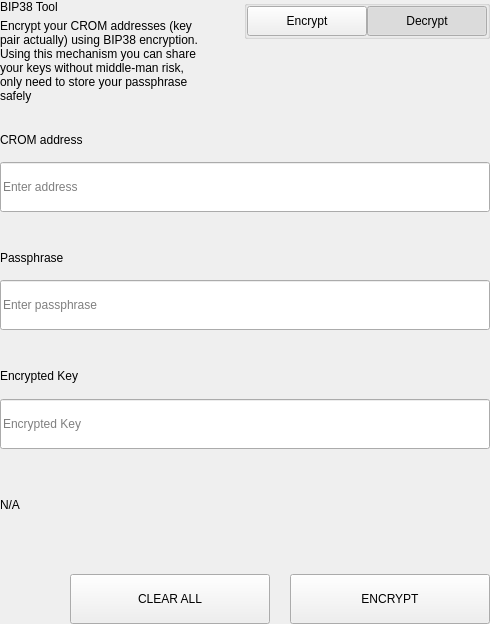
<?xml version="1.0" encoding="UTF-8"?>
<ui version="4.0">
 <class>SettingsBitToolWidget</class>
 <widget class="QWidget" name="SettingsBitToolWidget">
  <property name="geometry">
   <rect>
    <x>0</x>
    <y>0</y>
    <width>490</width>
    <height>624</height>
   </rect>
  </property>
  <property name="windowTitle">
   <string>Form</string>
  </property>
  <layout class="QVBoxLayout" name="verticalLayout">
   <property name="spacing">
    <number>0</number>
   </property>
   <property name="leftMargin">
    <number>0</number>
   </property>
   <property name="topMargin">
    <number>0</number>
   </property>
   <property name="rightMargin">
    <number>0</number>
   </property>
   <property name="bottomMargin">
    <number>0</number>
   </property>
   <item>
    <widget class="QWidget" name="left" native="true">
     <layout class="QVBoxLayout" name="verticalLayout_3">
      <property name="leftMargin">
       <number>0</number>
      </property>
      <property name="topMargin">
       <number>0</number>
      </property>
      <property name="rightMargin">
       <number>0</number>
      </property>
      <property name="bottomMargin">
       <number>0</number>
      </property>
      <item>
       <layout class="QVBoxLayout" name="verticalLayout_2">
        <property name="spacing">
         <number>0</number>
        </property>
        <item>
         <layout class="QHBoxLayout" name="horizontalLayout_3" stretch="3,1">
          <property name="spacing">
           <number>40</number>
          </property>
          <item>
           <layout class="QVBoxLayout" name="verticalLayoutTitle">
            <property name="spacing">
             <number>5</number>
            </property>
            <item>
             <widget class="QLabel" name="labelTitle">
              <property name="text">
               <string>BIP38 Tool</string>
              </property>
             </widget>
            </item>
            <item>
             <widget class="QLabel" name="labelSubtitle1">
              <property name="text">
               <string>Encrypt your CROM addresses (key pair actually) using BIP38 encryption.
Using this mechanism you can share your keys without middle-man risk, only need to store your passphrase safely</string>
              </property>
              <property name="wordWrap">
               <bool>true</bool>
              </property>
             </widget>
            </item>
           </layout>
          </item>
          <item alignment="Qt::AlignTop">
           <widget class="QGroupBox" name="groupBox">
            <property name="title">
             <string/>
            </property>
            <property name="alignment">
             <set>Qt::AlignLeading|Qt::AlignLeft|Qt::AlignTop</set>
            </property>
            <layout class="QHBoxLayout" name="horizontalLayout_4">
             <property name="spacing">
              <number>0</number>
             </property>
             <property name="leftMargin">
              <number>0</number>
             </property>
             <property name="topMargin">
              <number>0</number>
             </property>
             <property name="rightMargin">
              <number>0</number>
             </property>
             <property name="bottomMargin">
              <number>0</number>
             </property>
             <item>
              <spacer name="horizontalSpacer">
               <property name="orientation">
                <enum>Qt::Horizontal</enum>
               </property>
               <property name="sizeHint" stdset="0">
                <size>
                 <width>40</width>
                 <height>20</height>
                </size>
               </property>
              </spacer>
             </item>
             <item>
              <widget class="QPushButton" name="pushLeft">
               <property name="minimumSize">
                <size>
                 <width>120</width>
                 <height>30</height>
                </size>
               </property>
               <property name="maximumSize">
                <size>
                 <width>120</width>
                 <height>30</height>
                </size>
               </property>
               <property name="focusPolicy">
                <enum>Qt::NoFocus</enum>
               </property>
               <property name="text">
                <string>Encrypt</string>
               </property>
               <property name="checkable">
                <bool>true</bool>
               </property>
               <property name="autoExclusive">
                <bool>true</bool>
               </property>
              </widget>
             </item>
             <item>
              <widget class="QPushButton" name="pushRight">
               <property name="minimumSize">
                <size>
                 <width>120</width>
                 <height>30</height>
                </size>
               </property>
               <property name="maximumSize">
                <size>
                 <width>120</width>
                 <height>30</height>
                </size>
               </property>
               <property name="focusPolicy">
                <enum>Qt::NoFocus</enum>
               </property>
               <property name="text">
                <string>Decrypt</string>
               </property>
               <property name="checkable">
                <bool>true</bool>
               </property>
               <property name="checked">
                <bool>true</bool>
               </property>
               <property name="autoExclusive">
                <bool>true</bool>
               </property>
              </widget>
             </item>
            </layout>
           </widget>
          </item>
         </layout>
        </item>
        <item>
         <widget class="QStackedWidget" name="stackedWidget">
          <property name="currentIndex">
           <number>1</number>
          </property>
          <widget class="QWidget" name="pageDecrypt">
           <layout class="QVBoxLayout" name="verticalLayout_5">
            <property name="spacing">
             <number>0</number>
            </property>
            <property name="leftMargin">
             <number>0</number>
            </property>
            <property name="topMargin">
             <number>0</number>
            </property>
            <property name="rightMargin">
             <number>0</number>
            </property>
            <property name="bottomMargin">
             <number>0</number>
            </property>
            <item>
             <widget class="QWidget" name="widget" native="true">
              <property name="minimumSize">
               <size>
                <width>0</width>
                <height>100</height>
               </size>
              </property>
              <layout class="QVBoxLayout" name="verticalLayout_4">
               <property name="spacing">
                <number>0</number>
               </property>
               <property name="leftMargin">
                <number>0</number>
               </property>
               <property name="topMargin">
                <number>0</number>
               </property>
               <property name="rightMargin">
                <number>0</number>
               </property>
               <property name="bottomMargin">
                <number>0</number>
               </property>
               <item>
                <spacer name="verticalSpacer_2">
                 <property name="orientation">
                  <enum>Qt::Vertical</enum>
                 </property>
                 <property name="sizeType">
                  <enum>QSizePolicy::Fixed</enum>
                 </property>
                 <property name="sizeHint" stdset="0">
                  <size>
                   <width>20</width>
                   <height>20</height>
                  </size>
                 </property>
                </spacer>
               </item>
               <item>
                <layout class="QHBoxLayout" name="horizontalLayout_6" stretch="2">
                 <property name="spacing">
                  <number>0</number>
                 </property>
                 <item>
                  <layout class="QVBoxLayout" name="verticalLayout_7">
                   <property name="spacing">
                    <number>9</number>
                   </property>
                   <item>
                    <widget class="QLabel" name="labelSubtitleKey">
                     <property name="minimumSize">
                      <size>
                       <width>0</width>
                       <height>20</height>
                      </size>
                     </property>
                     <property name="maximumSize">
                      <size>
                       <width>16777215</width>
                       <height>20</height>
                      </size>
                     </property>
                     <property name="text">
                      <string>Encrypted key</string>
                     </property>
                    </widget>
                   </item>
                   <item>
                    <widget class="QLineEdit" name="lineEditKey">
                     <property name="minimumSize">
                      <size>
                       <width>0</width>
                       <height>50</height>
                      </size>
                     </property>
                     <property name="maximumSize">
                      <size>
                       <width>16777215</width>
                       <height>50</height>
                      </size>
                     </property>
                     <property name="placeholderText">
                      <string>Enter a encrypted key</string>
                     </property>
                    </widget>
                   </item>
                  </layout>
                 </item>
                </layout>
               </item>
               <item>
                <spacer name="verticalSpacer_3">
                 <property name="orientation">
                  <enum>Qt::Vertical</enum>
                 </property>
                 <property name="sizeType">
                  <enum>QSizePolicy::Fixed</enum>
                 </property>
                 <property name="sizeHint" stdset="0">
                  <size>
                   <width>20</width>
                   <height>20</height>
                  </size>
                 </property>
                </spacer>
               </item>
               <item>
                <layout class="QVBoxLayout" name="verticalLayout_9">
                 <property name="spacing">
                  <number>9</number>
                 </property>
                 <item>
                  <widget class="QLabel" name="labelSubtitlePassphrase">
                   <property name="maximumSize">
                    <size>
                     <width>16777215</width>
                     <height>20</height>
                    </size>
                   </property>
                   <property name="text">
                    <string>Passphrase</string>
                   </property>
                  </widget>
                 </item>
                 <item>
                  <widget class="QLineEdit" name="lineEditPassphrase">
                   <property name="minimumSize">
                    <size>
                     <width>0</width>
                     <height>50</height>
                    </size>
                   </property>
                   <property name="maximumSize">
                    <size>
                     <width>16777215</width>
                     <height>50</height>
                    </size>
                   </property>
                   <property name="placeholderText">
                    <string>Enter a passphrase</string>
                   </property>
                  </widget>
                 </item>
                </layout>
               </item>
               <item>
                <spacer name="verticalSpacer_4">
                 <property name="orientation">
                  <enum>Qt::Vertical</enum>
                 </property>
                 <property name="sizeType">
                  <enum>QSizePolicy::Fixed</enum>
                 </property>
                 <property name="sizeHint" stdset="0">
                  <size>
                   <width>20</width>
                   <height>20</height>
                  </size>
                 </property>
                </spacer>
               </item>
               <item>
                <widget class="QWidget" name="widget_3" native="true">
                 <property name="sizePolicy">
                  <sizepolicy hsizetype="Preferred" vsizetype="Fixed">
                   <horstretch>0</horstretch>
                   <verstretch>0</verstretch>
                  </sizepolicy>
                 </property>
                 <layout class="QVBoxLayout" name="verticalLayout_10">
                  <property name="spacing">
                   <number>9</number>
                  </property>
                  <property name="leftMargin">
                   <number>0</number>
                  </property>
                  <property name="topMargin">
                   <number>0</number>
                  </property>
                  <property name="rightMargin">
                   <number>0</number>
                  </property>
                  <property name="bottomMargin">
                   <number>0</number>
                  </property>
                  <item>
                   <widget class="QLabel" name="labelSubtitleDecryptResult">
                    <property name="minimumSize">
                     <size>
                      <width>0</width>
                      <height>20</height>
                     </size>
                    </property>
                    <property name="maximumSize">
                     <size>
                      <width>16777215</width>
                      <height>20</height>
                     </size>
                    </property>
                    <property name="text">
                     <string>Decrypted address result</string>
                    </property>
                   </widget>
                  </item>
                  <item>
                   <widget class="QWidget" name="widget_4" native="true">
                    <layout class="QHBoxLayout" name="horizontalLayout" stretch="6,0,1">
                     <property name="spacing">
                      <number>0</number>
                     </property>
                     <property name="leftMargin">
                      <number>0</number>
                     </property>
                     <property name="topMargin">
                      <number>0</number>
                     </property>
                     <property name="rightMargin">
                      <number>0</number>
                     </property>
                     <property name="bottomMargin">
                      <number>0</number>
                     </property>
                     <item alignment="Qt::AlignVCenter">
                      <widget class="QLineEdit" name="lineEditDecryptResult">
                       <property name="minimumSize">
                        <size>
                         <width>0</width>
                         <height>50</height>
                        </size>
                       </property>
                       <property name="maximumSize">
                        <size>
                         <width>16777215</width>
                         <height>50</height>
                        </size>
                       </property>
                       <property name="placeholderText">
                        <string>Decrypted Address</string>
                       </property>
                      </widget>
                     </item>
                     <item>
                      <spacer name="horizontalSpacer_4">
                       <property name="orientation">
                        <enum>Qt::Horizontal</enum>
                       </property>
                       <property name="sizeType">
                        <enum>QSizePolicy::Fixed</enum>
                       </property>
                       <property name="sizeHint" stdset="0">
                        <size>
                         <width>20</width>
                         <height>50</height>
                        </size>
                       </property>
                      </spacer>
                     </item>
                     <item>
                      <widget class="QPushButton" name="pushButtonImport">
                       <property name="minimumSize">
                        <size>
                         <width>140</width>
                         <height>40</height>
                        </size>
                       </property>
                       <property name="text">
                        <string>Import Address</string>
                       </property>
                      </widget>
                     </item>
                    </layout>
                   </widget>
                  </item>
                 </layout>
                </widget>
               </item>
               <item>
                <widget class="QLabel" name="statusLabel_DEC">
                 <property name="maximumSize">
                  <size>
                   <width>16777215</width>
                   <height>40</height>
                  </size>
                 </property>
                 <property name="text">
                  <string/>
                 </property>
                </widget>
               </item>
               <item>
                <spacer name="verticalSpacer">
                 <property name="orientation">
                  <enum>Qt::Vertical</enum>
                 </property>
                 <property name="sizeType">
                  <enum>QSizePolicy::Preferred</enum>
                 </property>
                 <property name="sizeHint" stdset="0">
                  <size>
                   <width>20</width>
                   <height>20</height>
                  </size>
                 </property>
                </spacer>
               </item>
               <item>
                <layout class="QHBoxLayout" name="horizontalLayout_7">
                 <property name="spacing">
                  <number>0</number>
                 </property>
                 <item>
                  <spacer name="horizontalSpacer_5">
                   <property name="orientation">
                    <enum>Qt::Horizontal</enum>
                   </property>
                   <property name="sizeType">
                    <enum>QSizePolicy::Expanding</enum>
                   </property>
                   <property name="sizeHint" stdset="0">
                    <size>
                     <width>40</width>
                     <height>20</height>
                    </size>
                   </property>
                  </spacer>
                 </item>
                 <item>
                  <widget class="QPushButton" name="pushButtonDecryptClear">
                   <property name="minimumSize">
                    <size>
                     <width>200</width>
                     <height>50</height>
                    </size>
                   </property>
                   <property name="maximumSize">
                    <size>
                     <width>200</width>
                     <height>50</height>
                    </size>
                   </property>
                   <property name="text">
                    <string>CLEAR</string>
                   </property>
                  </widget>
                 </item>
                 <item>
                  <spacer name="horizontalSpacer_3">
                   <property name="orientation">
                    <enum>Qt::Horizontal</enum>
                   </property>
                   <property name="sizeType">
                    <enum>QSizePolicy::Fixed</enum>
                   </property>
                   <property name="sizeHint" stdset="0">
                    <size>
                     <width>20</width>
                     <height>20</height>
                    </size>
                   </property>
                  </spacer>
                 </item>
                 <item>
                  <widget class="QPushButton" name="pushButtonDecrypt">
                   <property name="minimumSize">
                    <size>
                     <width>200</width>
                     <height>50</height>
                    </size>
                   </property>
                   <property name="maximumSize">
                    <size>
                     <width>200</width>
                     <height>50</height>
                    </size>
                   </property>
                   <property name="text">
                    <string>DECRYPT KEY</string>
                   </property>
                  </widget>
                 </item>
                </layout>
               </item>
              </layout>
             </widget>
            </item>
           </layout>
          </widget>
          <widget class="QWidget" name="pageEncrypt">
           <layout class="QVBoxLayout" name="verticalLayout_11">
            <property name="spacing">
             <number>0</number>
            </property>
            <property name="leftMargin">
             <number>0</number>
            </property>
            <property name="topMargin">
             <number>0</number>
            </property>
            <property name="rightMargin">
             <number>0</number>
            </property>
            <property name="bottomMargin">
             <number>0</number>
            </property>
            <item>
             <spacer name="verticalSpacer_8">
              <property name="orientation">
               <enum>Qt::Vertical</enum>
              </property>
              <property name="sizeType">
               <enum>QSizePolicy::Fixed</enum>
              </property>
              <property name="sizeHint" stdset="0">
               <size>
                <width>20</width>
                <height>20</height>
               </size>
              </property>
             </spacer>
            </item>
            <item>
             <widget class="QWidget" name="containerAddressEnc" native="true">
              <layout class="QVBoxLayout" name="containerAddressEncLayout">
               <property name="spacing">
                <number>5</number>
               </property>
               <property name="leftMargin">
                <number>0</number>
               </property>
               <property name="topMargin">
                <number>0</number>
               </property>
               <property name="rightMargin">
                <number>0</number>
               </property>
               <property name="bottomMargin">
                <number>0</number>
               </property>
               <item>
                <widget class="QLabel" name="labelSubtitleAddress">
                 <property name="minimumSize">
                  <size>
                   <width>0</width>
                   <height>20</height>
                  </size>
                 </property>
                 <property name="maximumSize">
                  <size>
                   <width>16777215</width>
                   <height>20</height>
                  </size>
                 </property>
                 <property name="text">
                  <string>CROM address</string>
                 </property>
                </widget>
               </item>
               <item>
                <widget class="QLineEdit" name="addressIn_ENC">
                 <property name="minimumSize">
                  <size>
                   <width>0</width>
                   <height>50</height>
                  </size>
                 </property>
                 <property name="placeholderText">
                  <string>Enter address</string>
                 </property>
                </widget>
               </item>
              </layout>
             </widget>
            </item>
            <item>
             <spacer name="verticalSpacer_6">
              <property name="orientation">
               <enum>Qt::Vertical</enum>
              </property>
              <property name="sizeType">
               <enum>QSizePolicy::Fixed</enum>
              </property>
              <property name="sizeHint" stdset="0">
               <size>
                <width>20</width>
                <height>20</height>
               </size>
              </property>
             </spacer>
            </item>
            <item>
             <widget class="QWidget" name="containerAddress" native="true">
              <layout class="QHBoxLayout" name="horizontalLayout_9" stretch="2">
               <property name="spacing">
                <number>0</number>
               </property>
               <property name="leftMargin">
                <number>0</number>
               </property>
               <property name="topMargin">
                <number>0</number>
               </property>
               <property name="rightMargin">
                <number>0</number>
               </property>
               <property name="bottomMargin">
                <number>0</number>
               </property>
               <item>
                <layout class="QVBoxLayout" name="verticalLayout_8">
                 <property name="spacing">
                  <number>5</number>
                 </property>
                 <item>
                  <widget class="QLabel" name="labelSubtitleMessage">
                   <property name="minimumSize">
                    <size>
                     <width>0</width>
                     <height>20</height>
                    </size>
                   </property>
                   <property name="maximumSize">
                    <size>
                     <width>16777215</width>
                     <height>20</height>
                    </size>
                   </property>
                   <property name="text">
                    <string>Passphrase</string>
                   </property>
                  </widget>
                 </item>
                 <item>
                  <widget class="QLineEdit" name="passphraseIn_ENC">
                   <property name="minimumSize">
                    <size>
                     <width>0</width>
                     <height>50</height>
                    </size>
                   </property>
                   <property name="maximumSize">
                    <size>
                     <width>16777215</width>
                     <height>50</height>
                    </size>
                   </property>
                   <property name="placeholderText">
                    <string>Enter passphrase</string>
                   </property>
                  </widget>
                 </item>
                </layout>
               </item>
              </layout>
             </widget>
            </item>
            <item>
             <spacer name="verticalSpacer_7">
              <property name="orientation">
               <enum>Qt::Vertical</enum>
              </property>
              <property name="sizeType">
               <enum>QSizePolicy::Fixed</enum>
              </property>
              <property name="sizeHint" stdset="0">
               <size>
                <width>20</width>
                <height>20</height>
               </size>
              </property>
             </spacer>
            </item>
            <item>
             <widget class="QWidget" name="widget_2" native="true">
              <property name="minimumSize">
               <size>
                <width>0</width>
                <height>75</height>
               </size>
              </property>
              <property name="maximumSize">
               <size>
                <width>16777215</width>
                <height>16777215</height>
               </size>
              </property>
              <layout class="QVBoxLayout" name="verticalLayout_6">
               <property name="leftMargin">
                <number>0</number>
               </property>
               <property name="topMargin">
                <number>0</number>
               </property>
               <property name="rightMargin">
                <number>0</number>
               </property>
               <property name="bottomMargin">
                <number>0</number>
               </property>
               <item>
                <widget class="QLabel" name="labelSubtitleEncryptedKey">
                 <property name="minimumSize">
                  <size>
                   <width>0</width>
                   <height>20</height>
                  </size>
                 </property>
                 <property name="maximumSize">
                  <size>
                   <width>16777215</width>
                   <height>20</height>
                  </size>
                 </property>
                 <property name="text">
                  <string>Encrypted Key</string>
                 </property>
                </widget>
               </item>
               <item>
                <widget class="QLineEdit" name="encryptedKeyOut_ENC">
                 <property name="minimumSize">
                  <size>
                   <width>0</width>
                   <height>50</height>
                  </size>
                 </property>
                 <property name="placeholderText">
                  <string>Encrypted Key</string>
                 </property>
                </widget>
               </item>
              </layout>
             </widget>
            </item>
            <item>
             <widget class="QLabel" name="statusLabel_ENC">
              <property name="text">
               <string notr="true">N/A</string>
              </property>
             </widget>
            </item>
            <item>
             <spacer name="verticalSpacer_5">
              <property name="orientation">
               <enum>Qt::Vertical</enum>
              </property>
              <property name="sizeType">
               <enum>QSizePolicy::Fixed</enum>
              </property>
              <property name="sizeHint" stdset="0">
               <size>
                <width>20</width>
                <height>20</height>
               </size>
              </property>
             </spacer>
            </item>
            <item>
             <layout class="QHBoxLayout" name="horizontalLayout_8">
              <property name="spacing">
               <number>0</number>
              </property>
              <item>
               <spacer name="horizontalSpacer_6">
                <property name="orientation">
                 <enum>Qt::Horizontal</enum>
                </property>
                <property name="sizeType">
                 <enum>QSizePolicy::Expanding</enum>
                </property>
                <property name="sizeHint" stdset="0">
                 <size>
                  <width>40</width>
                  <height>20</height>
                 </size>
                </property>
               </spacer>
              </item>
              <item>
               <widget class="QPushButton" name="pushButtonClear">
                <property name="minimumSize">
                 <size>
                  <width>200</width>
                  <height>50</height>
                 </size>
                </property>
                <property name="focusPolicy">
                 <enum>Qt::NoFocus</enum>
                </property>
                <property name="text">
                 <string>CLEAR ALL</string>
                </property>
               </widget>
              </item>
              <item>
               <spacer name="horizontalSpacer_2">
                <property name="orientation">
                 <enum>Qt::Horizontal</enum>
                </property>
                <property name="sizeType">
                 <enum>QSizePolicy::Fixed</enum>
                </property>
                <property name="sizeHint" stdset="0">
                 <size>
                  <width>20</width>
                  <height>20</height>
                 </size>
                </property>
               </spacer>
              </item>
              <item>
               <widget class="QPushButton" name="pushButtonEncrypt">
                <property name="minimumSize">
                 <size>
                  <width>200</width>
                  <height>50</height>
                 </size>
                </property>
                <property name="maximumSize">
                 <size>
                  <width>200</width>
                  <height>50</height>
                 </size>
                </property>
                <property name="focusPolicy">
                 <enum>Qt::NoFocus</enum>
                </property>
                <property name="text">
                 <string>ENCRYPT</string>
                </property>
               </widget>
              </item>
             </layout>
            </item>
           </layout>
          </widget>
         </widget>
        </item>
       </layout>
      </item>
     </layout>
    </widget>
   </item>
  </layout>
 </widget>
 <resources/>
 <connections/>
</ui>
